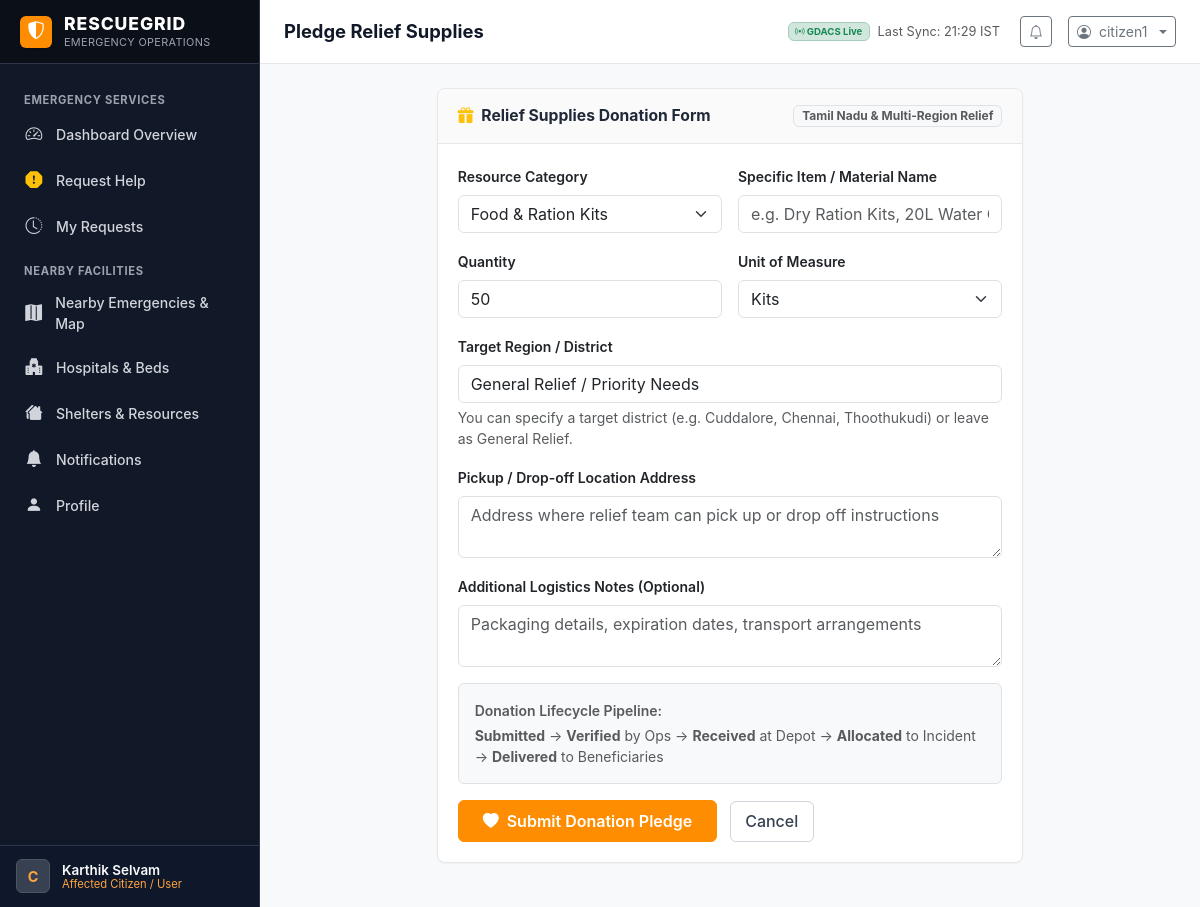
/donor/donate/ (signed in), run on the app's committed database.
### core/models.py (models this page shows, shortened)
class User(AbstractUser):
    ROLE_ADMIN = 'ADMIN'
    ROLE_USER = 'USER'
    ROLE_DONOR = 'DONOR'
    ROLE_CHOICES = [
        (ROLE_ADMIN, 'Admin / Operations Coordinator'),
        (ROLE_USER, 'Affected Person / Hospital User'),
        (ROLE_DONOR, 'Relief Donor / Sponsor'),
    ]
    SUBTYPE_AFFECTED_PERSON = 'AFFECTED_PERSON'
    SUBTYPE_HOSPITAL = 'HOSPITAL'
    SUBTYPE_DONOR_INDIVIDUAL = 'DONOR_INDIVIDUAL'
    SUBTYPE_DONOR_ORG = 'DONOR_ORG'
    SUBTYPE_CHOICES = [
        (SUBTYPE_AFFECTED_PERSON, 'Affected Person / Citizen'),
        (SUBTYPE_HOSPITAL, 'Hospital / Medical Center User'),
        (SUBTYPE_DONOR_INDIVIDUAL, 'Individual Donor'),
        (SUBTYPE_DONOR_ORG, 'Relief Organization / NGO'),
    ]
    role = models.CharField(max_length=20, choices=ROLE_CHOICES, default=ROLE_USER, db_index=True)
    user_subtype = models.CharField(max_length=30, choices=SUBTYPE_CHOICES, default=SUBTYPE_AFFECTED_PERSON)
    phone = models.CharField(max_length=20, blank=True)
    organization_name = models.CharField(max_length=150, blank=True)
    address = models.TextField(blank=True)
    city = models.CharField(max_length=100, blank=True)
    district = models.CharField(max_length=100, blank=True, default='Chennai')
    state = models.CharField(max_length=100, default='Tamil Nadu')
    latitude = models.FloatField(null=True, blank=True)
    longitude = models.FloatField(null=True, blank=True)
    def is_admin_user(self):
        return self.role == self.ROLE_ADMIN or self.is_superuser or self.is_staff
    def is_hospital_subtype(self):
        return self.user_subtype == self.SUBTYPE_HOSPITAL
    def get_role_display_badge(self):
        if self.is_admin_user():
            return "Operations Administrator"
        elif self.role == self.ROLE_DONOR:
            return "Relief Donor"
        elif self.is_hospital_subtype():
            return "Hospital Facility User"
        return "Affected Citizen / User"

### gdacs_integration/models.py (models this page shows, shortened)
class GDACSSyncLog(models.Model):
    STATUS_SUCCESS = 'SUCCESS'
    STATUS_FAILED = 'FAILED'
    STATUS_CHOICES = [
        (STATUS_SUCCESS, 'Success'),
        (STATUS_FAILED, 'Failed'),
    ]
    sync_time = models.DateTimeField(auto_now_add=True)
    status = models.CharField(max_length=20, choices=STATUS_CHOICES, db_index=True)
    events_synced = models.IntegerField(default=0)
    india_events_count = models.IntegerField(default=0)
    tamil_nadu_events_count = models.IntegerField(default=0)
    error_message = models.TextField(blank=True, null=True)
    class Meta:
        ordering = ['-sync_time']
        verbose_name = 'GDACS Sync Log'
        verbose_name_plural = 'GDACS Sync Logs'

### relief/views.py (the view, shortened to what this page needs)
# urls.py: path('donor/donate/', relief_views.donor_donate, name='donor_donate'),
@login_required
def donor_donate(request):
    prefill_request_id = request.GET.get('request_id')
    prefill_request = None
    if prefill_request_id:
        prefill_request = EmergencyRequest.objects.filter(id=prefill_request_id).first()
    return render(request, 'donor/donate.html', {
        'categories': Resource.RESOURCE_CATEGORIES,
        'prefill_request': prefill_request,
    })

### templates/donor/donate.html (shortened to what this page needs)
{% extends 'base.html' %}
{% block page_title %}Pledge Relief Supplies{% endblock %}
{% block content %}
<div class="row justify-content-center">
  <div class="col-lg-8">
    <div class="rg-card">
      <div class="rg-card-header">
        <h3 class="rg-card-title">
          <i class="bi bi-gift-fill text-warning"></i> Relief Supplies Donation Form
        </h3>
        <span class="badge bg-light text-muted border">Tamil Nadu & Multi-Region Relief</span>
      </div>
      <div class="rg-card-body">
        <form method="post" action="{% url 'donor_donate' %}">
          <div class="row g-3 mb-3">
            <div class="col-md-6">
              <label for="category" class="form-label small fw-semibold text-dark">Resource Category</label>
              <select name="category" id="category" class="form-select" required>
                {% for code, label in categories %}
                  <option value="{{ code }}" {% if prefill_request and code in prefill_request.category %}selected{% endif %}>{{ label }}</option>
                {% endfor %}
              </select>
            </div>
            <div class="col-md-6">
              <label for="item_name" class="form-label small fw-semibold text-dark">Specific Item / Material Name</label>
              <input type="text" class="form-control" id="item_name" name="item_name"
                     value="{% if prefill_request %}{{ prefill_request.category }}{% endif %}"
                     placeholder="e.g. Dry Ration Kits, 20L Water Cans, First Aid Kits" required>
            </div>
          </div>
          <div class="row g-3 mb-3">
            <div class="col-md-6">
              <label for="quantity" class="form-label small fw-semibold text-dark">Quantity</label>
              <input type="number" class="form-control" id="quantity" name="quantity"
                     value="{% if prefill_request %}{{ prefill_request.quantity_needed }}{% else %}50{% endif %}" min="1" required>
            </div>
            <div class="col-md-6">
              <label for="unit" class="form-label small fw-semibold text-dark">Unit of Measure</label>
              <select name="unit" id="unit" class="form-select" required>
                <option value="kits">Kits</option>
              </select>
            </div>
          </div>
          <div class="mb-3">
            <label for="target_region" class="form-label small fw-semibold text-dark">Target Region / District</label>
            <input type="text" class="form-control" id="target_region" name="target_region"
                   value="{% if prefill_request %}{{ prefill_request.district }}, {{ prefill_request.state }}{% else %}General Relief / Priority Needs{% endif %}" required>
            <div class="form-text small text-muted">You can specify a target district (e.g. Cuddalore, Chennai, Thoothukudi) or leave as General Relief.</div>
          </div>
          <div class="mb-3">
            <label for="pickup_location" class="form-label small fw-semibold text-dark">Pickup / Drop-off Location Address</label>
            <textarea class="form-control" id="pickup_location" name="pickup_location" rows="2"
                      placeholder="Address where relief team can pick up or drop off instructions" required></textarea>
          </div>
          <div class="mb-3">
            <label for="notes" class="form-label small fw-semibold text-dark">Additional Logistics Notes (Optional)</label>
            <textarea class="form-control" id="notes" name="notes" rows="2" placeholder="Packaging details, expiration dates, transport arrangements"></textarea>
          </div>
          <div class="p-3 bg-light rounded border mb-3">
            <div class="small text-muted fw-semibold mb-1">Donation Lifecycle Pipeline:</div>
            <div class="small text-muted">
              <strong>Submitted</strong> &rarr; <strong>Verified</strong> by Ops &rarr; <strong>Received</strong> at Depot &rarr; <strong>Allocated</strong> to Incident &rarr; <strong>Delivered</strong> to Beneficiaries
            </div>
          </div>
          <button type="submit" class="btn btn-rg-primary py-2 px-4 fw-semibold">
            <i class="bi bi-heart-fill me-1"></i> Submit Donation Pledge
          </button>
          <a href="{% url 'donor_dashboard' %}" class="btn btn-rg-secondary ms-2">Cancel</a>
        </form>
      </div>
    </div>
  </div>
</div>
{% endblock %}

### templates/base.html (shortened to what this page needs)
{% load static %}
<!DOCTYPE html>
<html lang="en">
<head>
  <link href="https://cdn.jsdelivr.net/npm/bootstrap@5.3.3/dist/css/bootstrap.min.css" rel="stylesheet">
  <link rel="stylesheet" href="https://cdn.jsdelivr.net/npm/bootstrap-icons@1.11.3/font/bootstrap-icons.min.css">
  <link rel="stylesheet" href="https://unpkg.com/leaflet@1.9.4/dist/leaflet.css" />
  <link rel="stylesheet" href="{% static 'css/rescuegrid.css' %}">
</head>
<body>
<div class="rg-app-container">
  <aside class="rg-sidebar" id="rgSidebar">
    <a href="{% url 'dashboard_redirect' %}" class="rg-sidebar-brand">
      <div class="rg-brand-symbol">
        <i class="bi bi-shield-shaded"></i>
      </div>
      <div class="rg-brand-text">
        <span class="rg-brand-title">{{ APP_NAME }}</span>
        <span class="rg-brand-subtitle">Emergency Operations</span>
      </div>
    </a>
    <div class="rg-sidebar-menu">
      {% if user.is_authenticated %}
        {% if user.is_admin_user %}
          <div class="rg-nav-group-title">Command & Control</div>
          <a href="{% url 'admin_dashboard' %}" class="rg-nav-link {% if request.resolver_match.url_name == 'admin_dashboard' %}active{% endif %}">
            <i class="bi bi-speedometer2"></i> Operations Dashboard
          </a>
          <a href="{% url 'admin_emergencies' %}" class="rg-nav-link {% if request.resolver_match.url_name == 'admin_emergencies' %}active{% endif %}">
            <i class="bi bi-exclamation-triangle-fill"></i> Emergencies
          </a>
          <a href="{% url 'admin_map' %}" class="rg-nav-link {% if request.resolver_match.url_name == 'admin_map' %}active{% endif %}">
            <i class="bi bi-map-fill"></i> Multi-Region Map
          </a>
          <a href="{% url 'admin_gdacs' %}" class="rg-nav-link {% if request.resolver_match.url_name == 'admin_gdacs' %}active{% endif %}">
            <i class="bi bi-broadcast-pin"></i> GDACS Disaster Feed
          </a>
          <div class="rg-nav-group-title">Relief & Resources</div>
          <a href="{% url 'admin_resources' %}" class="rg-nav-link {% if request.resolver_match.url_name == 'admin_resources' %}active{% endif %}">
            <i class="bi bi-boxes"></i> Inventory & Stock
          </a>
          <a href="{% url 'admin_donations' %}" class="rg-nav-link {% if request.resolver_match.url_name == 'admin_donations' %}active{% endif %}">
            <i class="bi bi-heart-fill"></i> Donations Pipeline
          </a>
          <a href="{% url 'admin_facilities' %}" class="rg-nav-link {% if request.resolver_match.url_name == 'admin_facilities' %}active{% endif %}">
            <i class="bi bi-hospital"></i> Hospitals & Shelters
          </a>
          <a href="{% url 'admin_responders' %}" class="rg-nav-link {% if request.resolver_match.url_name == 'admin_responders' %}active{% endif %}">
            <i class="bi bi-people-fill"></i> Responders
          </a>
          <div class="rg-nav-group-title">Analytics & System</div>
          <a href="{% url 'analytics_dashboard' %}" class="rg-nav-link {% if request.resolver_match.url_name == 'analytics_dashboard' %}active{% endif %}">
            <i class="bi bi-graph-up-arrow"></i> Priority & Allocation
          </a>
          <a href="{% url 'admin_database_records' %}" class="rg-nav-link {% if request.resolver_match.url_name == 'admin_database_records' %}active{% endif %}">
            <i class="bi bi-database"></i> Database Records
          </a>
          <a href="{% url 'notifications_list' %}" class="rg-nav-link {% if request.resolver_match.url_name == 'notifications_list' %}active{% endif %}">
            <i class="bi bi-bell-fill"></i> Notifications
          </a>
        {% else %}
          <div class="rg-nav-group-title">Emergency Services</div>
          <a href="{% url 'user_dashboard' %}" class="rg-nav-link {% if request.resolver_match.url_name == 'user_dashboard' %}active{% endif %}">
            <i class="bi bi-speedometer2"></i> Dashboard Overview
          </a>
          <a href="{% url 'request_help' %}" class="rg-nav-link {% if request.resolver_match.url_name == 'request_help' %}active{% endif %}">
            <i class="bi bi-exclamation-octagon-fill text-warning"></i> Request Help
          </a>
          <a href="{% url 'my_requests' %}" class="rg-nav-link {% if request.resolver_match.url_name == 'my_requests' %}active{% endif %}">
            <i class="bi bi-clock-history"></i> My Requests
          </a>
          <div class="rg-nav-group-title">Nearby Facilities</div>
          <a href="{% url 'user_map' %}" class="rg-nav-link {% if request.resolver_match.url_name == 'user_map' %}active{% endif %}">
            <i class="bi bi-map-fill"></i> Nearby Emergencies & Map
          </a>
          <a href="{% url 'user_hospitals' %}" class="rg-nav-link {% if request.resolver_match.url_name == 'user_hospitals' %}active{% endif %}">
            <i class="bi bi-hospital-fill"></i> Hospitals & Beds
          </a>
          <a href="{% url 'user_shelters' %}" class="rg-nav-link {% if request.resolver_match.url_name == 'user_shelters' %}active{% endif %}">
            <i class="bi bi-houses-fill"></i> Shelters & Resources
          </a>
          <a href="{% url 'notifications_list' %}" class="rg-nav-link {% if request.resolver_match.url_name == 'notifications_list' %}active{% endif %}">
            <i class="bi bi-bell-fill"></i> Notifications
          </a>
          <a href="{% url 'user_profile' %}" class="rg-nav-link {% if request.resolver_match.url_name == 'user_profile' %}active{% endif %}">
            <i class="bi bi-person-fill"></i> Profile
          </a>
        {% endif %}
      {% endif %}
    </div>
    <div class="rg-sidebar-footer">
      {% if user.is_authenticated %}
        <div class="rg-sidebar-user">
          <div class="rg-user-avatar">
            {{ user.username|first|upper }}
          </div>
          <div class="rg-user-info">
            <div class="rg-user-name">{{ user.get_full_name|default:user.username }}</div>
            <div class="rg-user-role-label">{{ user.get_role_display_badge }}</div>
          </div>
        </div>
      {% else %}
        <a href="{% url 'login' %}" class="btn btn-rg-primary w-100 btn-sm">Login</a>
      {% endif %}
    </div>
  </aside>
  <div class="rg-main-wrapper">
    <header class="rg-header">
      <div class="rg-header-left">
        <h1 class="rg-page-title">{% block page_title %}Operations Overview{% endblock %}</h1>
      </div>
      <div class="rg-header-right">
        <div class="d-none d-md-flex align-items-center me-2 text-muted" style="font-size: 0.8rem;">
          {% if GDACS_SUMMARY.status == 'SUCCESS' %}
            <span class="badge bg-success-subtle text-success border border-success-subtle me-2">
              <i class="bi bi-broadcast"></i> GDACS Live
            </span>
            <span>Last Sync: {{ GDACS_SUMMARY.last_successful_sync|date:"H:i" }} IST</span>
          {% elif GDACS_SUMMARY.status == 'FAILED' %}
            <span class="badge bg-danger-subtle text-danger border border-danger-subtle me-2">
              <i class="bi bi-exclamation-triangle"></i> GDACS Sync Issue
            </span>
          {% else %}
            <span class="badge bg-secondary-subtle text-secondary me-2">
              <i class="bi bi-circle"></i> GDACS Ready
            </span>
          {% endif %}
        </div>
        {% if user.is_authenticated %}
          <a href="{% url 'notifications_list' %}" class="btn btn-sm btn-outline-secondary position-relative me-1" title="Notifications">
            <i class="bi bi-bell"></i>
          </a>
          <div class="dropdown">
            <button class="btn btn-sm btn-outline-secondary dropdown-toggle d-flex align-items-center gap-2" type="button" data-bs-toggle="dropdown" aria-expanded="false">
              <i class="bi bi-person-circle"></i>
              <span class="d-none d-sm-inline">{{ user.username }}</span>
            </button>
          </div>
        {% else %}
          <a href="{% url 'login' %}" class="btn btn-sm btn-rg-primary">Sign In</a>
        {% endif %}
      </div>
    </header>
    <main class="rg-content">
      {% block content %}{% endblock %}
    </main>
  </div>
</div>
</body>
</html>

### data on the page
User: username|first "C", get_full_name "Karthik Selvam", get_role_display_badge "Affected Citizen / User", username "citizen1"
GDACSSyncLog: last_successful_sync "21:29"

### other printed values
{{ APP_NAME }} "RESCUEGRID"
form field category "Food & Ration Kits"
